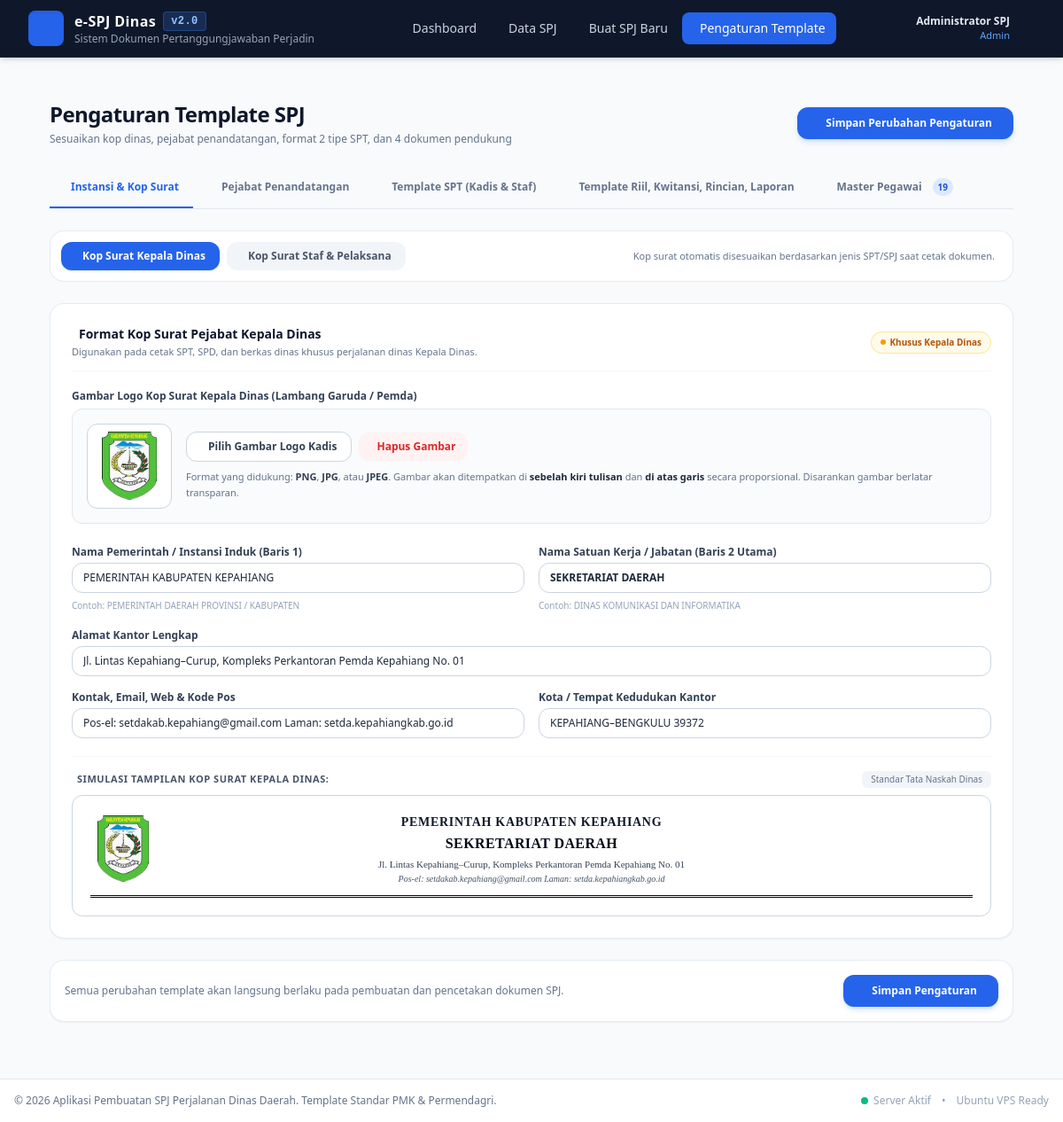
The app's page /settings (signed in) with its own data.
### tables this page shows
CREATE TABLE settings (
        key TEXT PRIMARY KEY,
        value TEXT NOT NULL
    );

### app.py (the view, shortened to what this page needs)
@app.route('/settings', methods=['GET', 'POST'])
@login_required
def settings_view():
    s = get_settings()
    laporan_defaults = json.loads(s.get('template_laporan', '{}'))
    active_tab = request.args.get('tab', 'kop')
    pegawai_list = get_pegawai_list()
    return render_template('settings.html', s=s, laporan_defaults=laporan_defaults, active_tab=active_tab, pegawai_list=pegawai_list)

### app.py (called while the page is built)
@app.context_processor
def inject_pegawai_list():
    return dict(pegawai_list=get_pegawai_list())

def login_required(f):
    @wraps(f)
    def decorated_function(*args, **kwargs):
        if 'user_id' not in session:
            flash('Silakan masuk (login) terlebih dahulu untuk mengakses sistem.', 'warning')
            return redirect(url_for('login', next=request.url))
        return f(*args, **kwargs)
    return decorated_function

### database.py (called while the page is built)
def get_db():
    conn = sqlite3.connect(DB_PATH)
    conn.row_factory = sqlite3.Row
    return conn

def get_pegawai_list():
    conn = get_db()
    rows = conn.execute('SELECT * FROM pegawai ORDER BY id ASC').fetchall()
    conn.close()
    return rows

def get_settings():
    conn = get_db()
    rows = conn.execute('SELECT key, value FROM settings').fetchall()
    conn.close()
    return {r['key']: r['value'] for r in rows}

### templates/settings.html (shortened to what this page needs)
{% extends "base.html" %}
{% block content %}
<div class="max-w-6xl mx-auto px-4 sm:px-6 lg:px-8 pt-8">
    <div class="mb-6 flex flex-col sm:flex-row sm:items-center sm:justify-between gap-4">
        <div>
            <h1 class="text-2xl font-bold text-slate-900 tracking-tight">Pengaturan Template SPJ</h1>
            <p class="text-xs text-slate-500 mt-1">Sesuaikan kop dinas, pejabat penandatangan, format 2 tipe SPT, dan 4 dokumen pendukung</p>
        </div>
        <div>
            <button type="submit" form="settingsForm" id="topSaveBtn" class="inline-flex items-center gap-2 px-6 py-2.5 rounded-xl bg-blue-600 text-white text-xs font-bold hover:bg-blue-700 active:bg-blue-800 transition shadow-md shadow-blue-500/20">
                <span>Simpan Perubahan Pengaturan</span>
            </button>
        </div>
    </div>
    <div class="flex border-b border-slate-200 mb-6 overflow-x-auto space-x-2 text-xs font-semibold" id="tabsHeader">
        <button type="button" onclick="switchTab('kop')" id="tab-btn-kop" class="tab-btn px-4 py-3 border-b-2 border-blue-600 text-blue-600 flex items-center gap-2 whitespace-nowrap">
            <span>Instansi & Kop Surat</span>
        </button>
        <button type="button" onclick="switchTab('pejabat')" id="tab-btn-pejabat" class="tab-btn px-4 py-3 border-b-2 border-transparent text-slate-500 hover:text-slate-700 flex items-center gap-2 whitespace-nowrap">
            <span>Pejabat Penandatangan</span>
        </button>
        <button type="button" onclick="switchTab('spt')" id="tab-btn-spt" class="tab-btn px-4 py-3 border-b-2 border-transparent text-slate-500 hover:text-slate-700 flex items-center gap-2 whitespace-nowrap">
            <span>Template SPT (Kadis & Staf)</span>
        </button>
        <button type="button" onclick="switchTab('lainnya')" id="tab-btn-lainnya" class="tab-btn px-4 py-3 border-b-2 border-transparent text-slate-500 hover:text-slate-700 flex items-center gap-2 whitespace-nowrap">
            <span>Template Riil, Kwitansi, Rincian, Laporan</span>
        </button>
        <button type="button" onclick="switchTab('pegawai')" id="tab-btn-pegawai" class="tab-btn px-4 py-3 border-b-2 border-transparent text-slate-500 hover:text-slate-700 flex items-center gap-2 whitespace-nowrap">
            <span>Master Pegawai</span>
            <span class="ml-1 px-1.5 py-0.5 rounded-full text-[10px] font-bold bg-blue-100 text-blue-700" id="badgeTotalPegawai">{{ pegawai_list|length }}</span>
        </button>
    </div>
    <form method="POST" id="settingsForm" enctype="multipart/form-data" class="space-y-6">
        <div id="tab-content-kop" class="tab-pane space-y-6">
            <div class="flex flex-col sm:flex-row sm:items-center sm:justify-between gap-3 bg-white p-3 rounded-2xl border border-slate-200/80 shadow-xs">
                <div class="flex items-center gap-2">
                    <button type="button" onclick="switchKopType('kadis')" id="kop-type-btn-kadis"
                        class="kop-subtab-btn px-4 py-2 rounded-xl text-xs font-bold transition flex items-center gap-2 bg-blue-600 text-white shadow-sm shadow-blue-500/20">
                        <span>Kop Surat Kepala Dinas</span>
                    </button>
                    <button type="button" onclick="switchKopType('staf')" id="kop-type-btn-staf"
                        class="kop-subtab-btn px-4 py-2 rounded-xl text-xs font-bold transition flex items-center gap-2 bg-slate-100 hover:bg-slate-200 text-slate-600">
                        <span>Kop Surat Staf & Pelaksana</span>
                    </button>
                </div>
                <div class="text-[11px] text-slate-500 flex items-center gap-1.5 px-2">
                    <span>Kop surat otomatis disesuaikan berdasarkan jenis SPT/SPJ saat cetak dokumen.</span>
                </div>
            </div>
            <div id="kop-section-kadis" class="bg-white p-6 rounded-2xl border border-slate-200/80 shadow-sm space-y-5">
                <div class="flex flex-col sm:flex-row sm:items-center justify-between pb-3 border-b border-slate-100 gap-2">
                    <div>
                        <h2 class="text-sm font-bold text-slate-900 flex items-center gap-2">
                            <span>Format Kop Surat Pejabat Kepala Dinas</span>
                        </h2>
                        <p class="text-[11px] text-slate-500 mt-0.5">Digunakan pada cetak SPT, SPD, dan berkas dinas khusus perjalanan dinas Kepala Dinas.</p>
                    </div>
                    <span class="inline-flex items-center gap-1 px-2.5 py-1 rounded-full text-[10px] font-bold bg-amber-50 text-amber-700 border border-amber-200">
                        <span class="w-1.5 h-1.5 rounded-full bg-amber-500"></span>
                        Khusus Kepala Dinas
                    </span>
                </div>
                <div class="space-y-1.5">
                    <label class="block text-xs font-semibold text-slate-700">Gambar Logo Kop Surat Kepala Dinas (Lambang Garuda / Pemda)</label>
                    <div class="bg-slate-50/80 p-4 rounded-xl border border-slate-200 flex flex-col sm:flex-row items-center gap-4">
                        <div class="relative flex-shrink-0 w-24 h-24 bg-white rounded-xl border border-slate-300 shadow-xs flex items-center justify-center p-2 overflow-hidden">
                            <img id="img_preview_box_kadis" src="{{ s.kop_kadis_logo }}" alt="Logo Kadis"
                                class="max-w-full max-h-full object-contain {% if not s.kop_kadis_logo %}hidden{% endif %}">
                        </div>
                        <div class="flex-1 w-full space-y-2">
                            <div class="flex flex-wrap items-center gap-2">
                                <label class="cursor-pointer inline-flex items-center gap-2 px-4 py-2 bg-white border border-slate-300 hover:border-blue-500 hover:text-blue-600 rounded-xl text-xs font-semibold text-slate-700 shadow-2xs transition">
                                    <span>Pilih Gambar Logo Kadis</span>
                                </label>
                                <button type="button" onclick="removeKopLogo('kadis')" id="btn_remove_kadis" class="inline-flex items-center gap-1.5 px-3.5 py-2 bg-red-50 hover:bg-red-100 text-red-600 rounded-xl text-xs font-semibold transition {% if not s.kop_kadis_logo %}hidden{% endif %}">
                                    <span>Hapus Gambar</span>
                                </button>
                            </div>
                            <p class="text-[11px] text-slate-500 leading-relaxed">
                                Format yang didukung: <span class="font-semibold text-slate-700">PNG</span>, <span class="font-semibold text-slate-700">JPG</span>, atau <span class="font-semibold text-slate-700">JPEG</span>. Gambar akan ditempatkan di <strong class="text-slate-800">sebelah kiri tulisan</strong> dan <strong class="text-slate-800">di atas garis</strong> secara proporsional. Disarankan gambar berlatar transparan.
                            </p>
                        </div>
                    </div>
                </div>
                <div class="grid grid-cols-1 md:grid-cols-2 gap-4 pt-1">
                    <div>
                        <label class="block text-xs font-semibold text-slate-700 mb-1">Nama Pemerintah / Instansi Induk (Baris 1)</label>
                        <input type="text" name="kop_kadis_instansi_induk" id="input_kadis_induk" value="{{ s.kop_kadis_instansi_induk or s.instansi_nama_induk }}" required
                            class="w-full px-3 py-2 text-xs border border-slate-300 rounded-xl focus:ring-2 focus:ring-blue-500 focus:outline-none"
                            oninput="updateKopSimulasi('kadis')">
                        <span class="text-[10px] text-slate-400">Contoh: PEMERINTAH DAERAH PROVINSI / KABUPATEN</span>
                    </div>
                    <div>
                        <label class="block text-xs font-semibold text-slate-700 mb-1">Nama Satuan Kerja / Jabatan (Baris 2 Utama)</label>
                        <input type="text" name="kop_kadis_instansi_nama" id="input_kadis_nama" value="{{ s.kop_kadis_instansi_nama or s.instansi_nama }}" required
                            class="w-full px-3 py-2 text-xs border border-slate-300 rounded-xl focus:ring-2 focus:ring-blue-500 focus:outline-none font-bold"
                            oninput="updateKopSimulasi('kadis')">
                        <span class="text-[10px] text-slate-400">Contoh: DINAS KOMUNIKASI DAN INFORMATIKA</span>
                    </div>
                    <div class="col-span-1 md:col-span-2">
                        <label class="block text-xs font-semibold text-slate-700 mb-1">Alamat Kantor Lengkap</label>
                        <input type="text" name="kop_kadis_alamat" id="input_kadis_alamat" value="{{ s.kop_kadis_alamat or s.instansi_alamat }}" required
                            class="w-full px-3 py-2 text-xs border border-slate-300 rounded-xl focus:ring-2 focus:ring-blue-500 focus:outline-none"
                            oninput="updateKopSimulasi('kadis')">
                    </div>
                    <div>
                        <label class="block text-xs font-semibold text-slate-700 mb-1">Kontak, Email, Web & Kode Pos</label>
                        <input type="text" name="kop_kadis_kontak" id="input_kadis_kontak" value="{{ s.kop_kadis_kontak or s.instansi_kontak }}"
                            class="w-full px-3 py-2 text-xs border border-slate-300 rounded-xl focus:ring-2 focus:ring-blue-500 focus:outline-none"
                            oninput="updateKopSimulasi('kadis')">
                    </div>
                    <div>
                        <label class="block text-xs font-semibold text-slate-700 mb-1">Kota / Tempat Kedudukan Kantor</label>
                        <input type="text" name="kop_kadis_kota" id="input_kadis_kota" value="{{ s.kop_kadis_kota or s.instansi_kota }}" required
                            class="w-full px-3 py-2 text-xs border border-slate-300 rounded-xl focus:ring-2 focus:ring-blue-500 focus:outline-none">
                    </div>
                </div>
                <div class="mt-4 pt-4 border-t border-slate-100">
                    <div class="flex items-center justify-between mb-2">
                        <div class="text-[11px] font-bold uppercase tracking-wider text-slate-600 flex items-center gap-1.5">
                            <span>Simulasi Tampilan Kop Surat Kepala Dinas:</span>
                        </div>
                        <span class="text-[10px] text-slate-500 bg-slate-100 px-2.5 py-0.5 rounded-md font-medium">Standar Tata Naskah Dinas</span>
                    </div>
                    <div class="p-5 bg-white rounded-xl border border-slate-300 shadow-xs font-serif text-slate-900 transition-all">
                        <table class="w-full border-collapse" style="border: none;">
                            <tr>
                                <td id="preview_cell_logo_kadis" style="width: 85px; vertical-align: middle; text-align: center; padding-right: 12px; {% if not s.kop_kadis_logo %}display: none;{% endif %}">
                                    <img id="preview_simulasi_logo_kadis" src="{{ s.kop_kadis_logo }}" alt="Logo Kadis"
                                        class="max-h-[75px] max-w-[75px] w-auto h-auto object-contain mx-auto block {% if not s.kop_kadis_logo %}hidden{% endif %}">
                                </td>
                                <td style="text-align: center; vertical-align: middle; padding: 0 4px;">
                                    <div id="simulasi_kadis_induk" class="text-xs sm:text-sm font-bold tracking-wider uppercase text-slate-900 leading-tight">
                                        {{ s.kop_kadis_instansi_induk or s.instansi_nama_induk }}
                                    </div>
                                    <div id="simulasi_kadis_nama" class="text-sm sm:text-base font-extrabold tracking-wide uppercase text-slate-950 mt-0.5 leading-tight">
                                        {{ s.kop_kadis_instansi_nama or s.instansi_nama }}
                                    </div>
                                    <div id="simulasi_kadis_alamat" class="text-[11px] text-slate-700 mt-1 leading-snug">
                                        {{ s.kop_kadis_alamat or s.instansi_alamat }}
                                    </div>
                                    <div id="simulasi_kadis_kontak" class="text-[10px] text-slate-600 italic mt-0.5 leading-snug">
                                        {{ s.kop_kadis_kontak or s.instansi_kontak }}
                                    </div>
                                </td>
                                <td id="preview_cell_spacer_kadis" style="width: 85px; {% if not s.kop_kadis_logo %}display: none;{% endif %}"></td>
                            </tr>
                        </table>
                        <div class="w-full border-b-[3px] border-double border-slate-950 mt-3"></div>
                    </div>
                </div>
            </div>
        </div>
        <div class="bg-white p-4 rounded-2xl border border-slate-200/80 shadow-sm flex items-center justify-between">
            <div class="text-xs text-slate-500">
                Semua perubahan template akan langsung berlaku pada pembuatan dan pencetakan dokumen SPJ.
            </div>
            <button type="submit" class="px-6 py-2.5 rounded-xl bg-blue-600 text-white text-xs font-bold hover:bg-blue-700 active:bg-blue-800 transition shadow-md shadow-blue-500/20 flex items-center gap-2">
                <span>Simpan Pengaturan</span>
            </button>
        </div>
    </form>
</div>
{% endblock %}

### records on screen
settings: kop_kadis_logo (picture)
settings: kop_kadis_instansi_induk "PEMERINTAH KABUPATEN KEPAHIANG", value "PEMERINTAH KABUPATEN KEPAHIANG"
settings: kop_kadis_instansi_nama "SEKRETARIAT DAERAH", value "SEKRETARIAT DAERAH"
settings: kop_kadis_alamat "Jl. Lintas Kepahiang–Curup, Kompleks Perkantoran Pemda Kepahiang No. 01", value "Jl. Lintas Kepahiang–Curup, Kompleks Perkantoran Pemda Kepahiang No. 01"
settings: kop_kadis_kontak "Pos-el: setdakab.kepahiang@gmail.com Laman: setda.kepahiangkab.go.id", value "Pos-el: setdakab.kepahiang@gmail.com Laman: setda.kepahiangkab.go.id"
settings: kop_kadis_kota "KEPAHIANG–BENGKULU 39372"

### other values on screen
{{ session.get('full_name', 'Admin') }} "Administrator SPJ"
{{ session.get('role', 'Operator') }} "Admin"
{{ pegawai_list|length }} "19"
